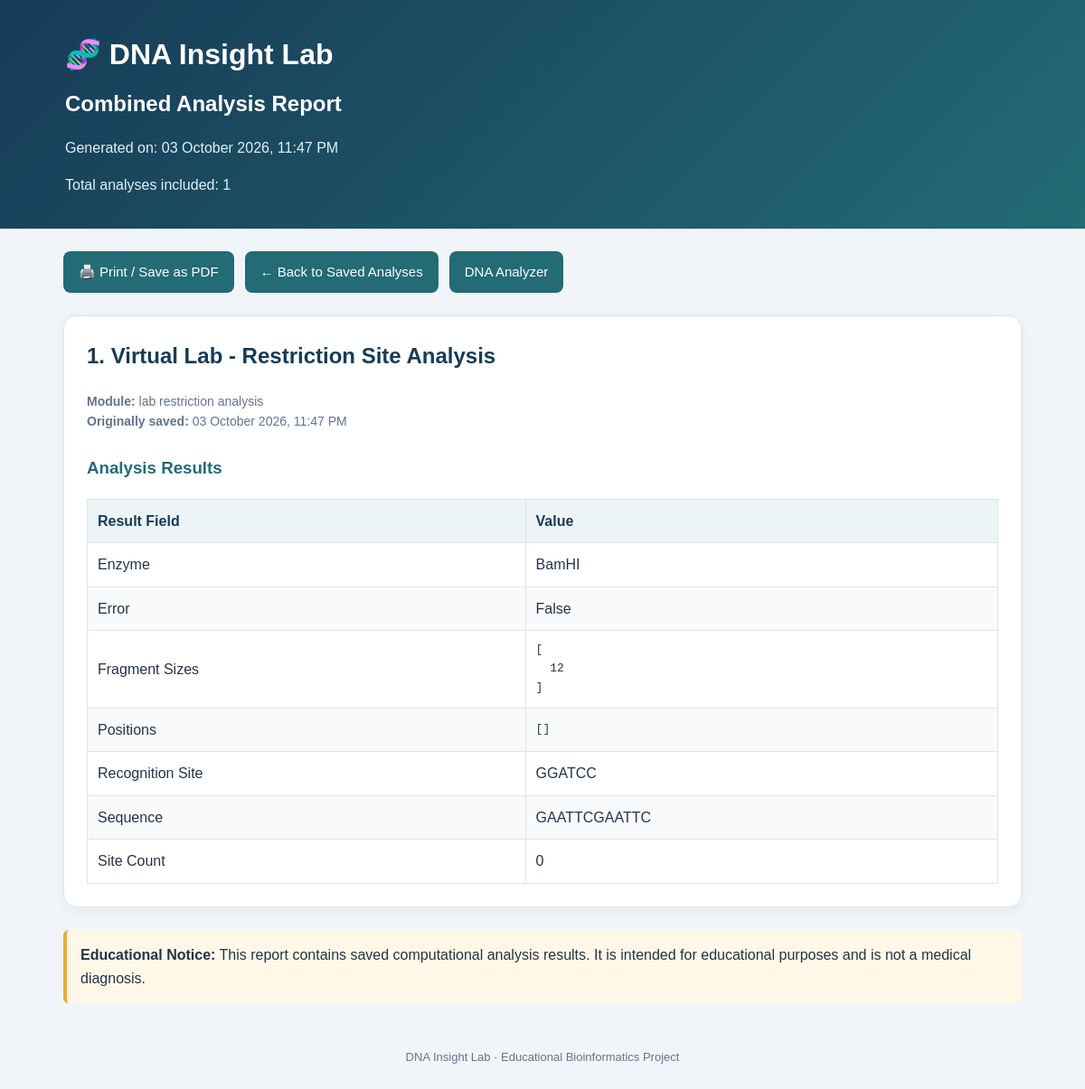
Page /report/view/8 on the committed database.
### tables this page shows
CREATE TABLE saved_analyses (
            id INTEGER PRIMARY KEY AUTOINCREMENT,
            module TEXT NOT NULL,
            title TEXT NOT NULL,
            details TEXT NOT NULL,
            created_at TEXT NOT NULL
        );

### app.py (the view)
@app.route("/report/view/<int:analysis_id>")
def view_saved_analysis(analysis_id):
    connection = sqlite3.connect(DATABASE)
    connection.row_factory = sqlite3.Row
    try:
        row = connection.execute(
            """
            SELECT id, module, title, details, created_at
            FROM saved_analyses
            WHERE id = ?
            """,
            (analysis_id,)
        ).fetchone()
    finally:
        connection.close()
    if row is None:
        return ("Saved analysis not found.", 404)
    try:
        details = json.loads(row["details"])
    except (json.JSONDecodeError, TypeError):
        return ("Saved analysis data could not be read.", 500)
    analysis = {
        "id": row["id"],
        "module": row["module"],
        "title": row["title"],
        "details": details,
        "created_at": row["created_at"]
    }
    module = row["module"].strip().lower()
    if module == "dna matching":
        return render_template(
            "saved_matching.html",
            analysis=analysis
        )
    elif module == "mutation analysis":
        return render_template(
            "saved_mutation.html",
            analysis=analysis
        )
    else:
        return render_template(
            "combined_report.html",
            analyses=[analysis],
            generated_at=row["created_at"]
        )

### templates/combined_report.html (shortened to what this page needs)
<!DOCTYPE html>
<html lang="en">
<head>
</head>
<body>
<header class="header">
    <h1>🧬 DNA Insight Lab</h1>
    <h2 style="color:white; margin:10px 0;">Combined Analysis Report</h2>
    <p>Generated on: {{ generated_at }}</p>
    <p>Total analyses included: {{ analyses|length }}</p>
</header>
<main class="container">
    <div class="actions">
        <button class="button" onclick="window.print()">
            🖨️ Print / Save as PDF
        </button>
        <a class="button" href="{{ url_for('saved_reports') }}">
            ← Back to Saved Analyses
        </a>
        <a class="button" href="{{ url_for('home') }}">
            DNA Analyzer
        </a>
    </div>
    {% for analysis in analyses %}
    <section class="report-card">
        <h2>{{ loop.index }}. {{ analysis.title }}</h2>
        <p class="meta">
            <strong>Module:</strong> {{ analysis.module }}<br>
            <strong>Originally saved:</strong> {{ analysis.created_at }}
        </p>
        {% set d = analysis.details %}
        {% if d.sequence is defined and d.length is defined %}
            <h3>🧬 Input DNA Sequence</h3>
            <div class="sequence-box">{{ d.sequence }}</div>
            <div class="summary-grid">
                <div class="summary-item">
                    <span class="label">Sequence Length</span>
                    <span class="value">{{ d.length }}</span>
                </div>
                <div class="summary-item">
                    <span class="label">GC Content</span>
                    <span class="value">{{ "%.2f"|format(d.GC|float) }}%</span>
                </div>
                <div class="summary-item">
                    <span class="label">AT Content</span>
                    <span class="value">{{ "%.2f"|format(d.AT|float) }}%</span>
                </div>
            </div>
            <h3>📊 Nucleotide Count</h3>
            <table class="data-table">
                <thead>
                    <tr>
                        <th>Nucleotide</th>
                        <th>Count</th>
                    </tr>
                </thead>
                <tbody>
                    <tr><td>A (Adenine)</td><td>{{ d.A }}</td></tr>
                    <tr><td>T (Thymine)</td><td>{{ d.T }}</td></tr>
                    <tr><td>G (Guanine)</td><td>{{ d.G }}</td></tr>
                    <tr><td>C (Cytosine)</td><td>{{ d.C }}</td></tr>
                </tbody>
            </table>
            {% if d.reverse_complement is defined %}
                <h3>🔄 Reverse Complement</h3>
                <div class="sequence-box">{{ d.reverse_complement }}</div>
            {% endif %}
            {% if d.rna is defined %}
                <h3>🧬 DNA → RNA</h3>
                <div class="sequence-box">{{ d.rna }}</div>
            {% endif %}
            {% if d.protein is defined %}
                <h3>🧪 Protein Sequence</h3>
                <div class="sequence-box">
                    {{ d.protein if d.protein else "No protein sequence produced." }}
                </div>
            {% endif %}
            {% if d.codons is defined %}
                <h3>Codon Analysis</h3>
                {% if d.codons %}
                    <table class="data-table">
                        <thead>
                            <tr>
                                <th>Codon</th>
                                <th>Amino Acid</th>
                                <th>Symbol</th>
                            </tr>
                        </thead>
                        <tbody>
                            {% for codon in d.codons %}
                            <tr>
                                <td>{{ codon.codon }}</td>
                                <td>{{ codon.amino_acid_name }}</td>
                                <td>{{ codon.amino_acid }}</td>
                            </tr>
                            {% endfor %}
                        </tbody>
                    </table>
                {% else %}
                    <p class="empty">No codon results available.</p>
                {% endif %}
            {% endif %}
            {% if d.orfs is defined %}
                <h3>ORF Detection</h3>
                {% if d.orfs %}
                    {% for orf in d.orfs %}
                        <p><strong>ORF {{ loop.index }}</strong></p>
                        <table class="data-table">
                            <tbody>
                                <tr><th>Start Position</th><td>{{ orf.start }}</td></tr>
                                <tr><th>End Position</th><td>{{ orf.end }}</td></tr>
                                <tr><th>Length</th><td>{{ orf.length }} bases</td></tr>
                                <tr><th>Sequence</th><td>{{ orf.sequence }}</td></tr>
                            </tbody>
                        </table>
                    {% endfor %}
                {% else %}
                    <p>No complete ORF detected.</p>
                {% endif %}
            {% endif %}
        {% else %}
            <h3>Analysis Results</h3>
            {% if d %}
                <table class="data-table">
                    <thead>
                        <tr>
                            <th>Result Field</th>
                            <th>Value</th>
                        </tr>
                    </thead>
                    <tbody>
                        {% for key, value in d.items() %}
                        <tr>
                            <td>{{ key|replace('_', ' ')|title }}</td>
                            <td>
                                {% if value is mapping or value is sequence and value is not string %}
                                    <pre style="white-space:pre-wrap; overflow-wrap:anywhere; margin:0;">{{ value|tojson(indent=2) }}</pre>
                                {% else %}
                                    {{ value }}
                                {% endif %}
                            </td>
                        </tr>
                        {% endfor %}
                    </tbody>
                </table>
            {% else %}
                <p class="empty">No result details were saved.</p>
            {% endif %}
        {% endif %}
    </section>
    {% endfor %}
    <div class="note">
        <strong>Educational Notice:</strong>
        This report contains saved computational analysis results.
        It is intended for educational purposes and is not a medical diagnosis.
    </div>
</main>
<footer class="footer">
    DNA Insight Lab · Educational Bioinformatics Project
</footer>
</body>
</html>

### templates/combined_report.html (style rules this page uses)
* { box-sizing: border-box; }
body { margin: 0; font-family: Arial, Helvetica, sans-serif; background: #f1f5f9; color: #243447; line-height: 1.6; }
.header { background: linear-gradient(135deg, #173b57, #236b75); color: white; padding: 35px 6%; }
.header h1 { margin: 0; font-size: 32px; }
.header p { color: #e2f1f5; margin-bottom: 0; }
.container { max-width: 1100px; margin: 25px auto; padding: 0 20px; }
.actions { display: flex; flex-wrap: wrap; gap: 12px; margin-bottom: 25px; }
.button { display: inline-block; padding: 11px 17px; background: #236b75; color: white; text-decoration: none; border-radius: 8px; border: none; cursor: pointer; font-size: 15px; }
.report-card { background: white; padding: 25px; margin-bottom: 25px; border: 1px solid #dce5ec; border-radius: 14px; box-shadow: 0 4px 15px rgba(15, 23, 42, 0.05); page-break-inside: avoid; }
h2 { color: #173b57; margin-top: 0; }
h3 { color: #236b75; margin-top: 25px; }
.meta { color: #64748b; font-size: 14px; }
.data-table { width: 100%; border-collapse: collapse; margin-top: 12px; }
.data-table th, .data-table td { padding: 11px; border: 1px solid #dce5ec; text-align: left; overflow-wrap: anywhere; }
.data-table th { background: #edf4f7; color: #173b57; }
.data-table tr:nth-child(even) { background: #f8fafc; }
.note { background: #fff8e7; border-left: 4px solid #e7ad39; padding: 15px; border-radius: 6px; margin-top: 25px; }
.footer { text-align: center; color: #64748b; font-size: 13px; padding: 25px; }

### rows in the picture
saved_analyses: created_at "03 October 2026, 11:47 PM", title "Virtual Lab - Restriction Site Analysis", module "lab restriction analysis", d "Enzyme" "Error" "Fragment Sizes" "Positions" "Recognition Site" "Sequence" "Site Count", d "BamHI" "False" "GGATCC" "GAATTCGAATTC" "0", d "[ 12 ]" "[]"

### other values in the picture
{{ analyses|length }} "1"
